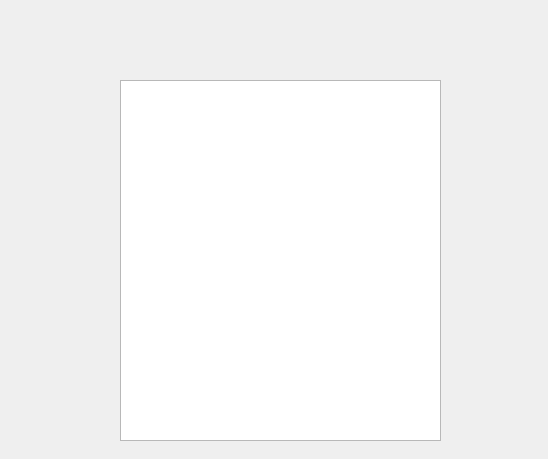
<?xml version="1.0" encoding="UTF-8"?>
<ui version="4.0">
 <class>D5</class>
 <widget class="QDialog" name="D5">
  <property name="geometry">
   <rect>
    <x>0</x>
    <y>0</y>
    <width>548</width>
    <height>459</height>
   </rect>
  </property>
  <property name="windowTitle">
   <string>Dialog</string>
  </property>
  <widget class="QTableView" name="TableView">
   <property name="geometry">
    <rect>
     <x>120</x>
     <y>80</y>
     <width>321</width>
     <height>361</height>
    </rect>
   </property>
  </widget>
  <widget class="QLabel" name="label_3">
   <property name="geometry">
    <rect>
     <x>0</x>
     <y>0</y>
     <width>551</width>
     <height>471</height>
    </rect>
   </property>
   <property name="text">
    <string/>
   </property>
   <property name="pixmap">
    <pixmap>../../../../shutterstock_117385867.jpg</pixmap>
   </property>
  </widget>
  <zorder>label_3</zorder>
  <zorder>TableView</zorder>
 </widget>
 <resources/>
 <connections/>
</ui>
